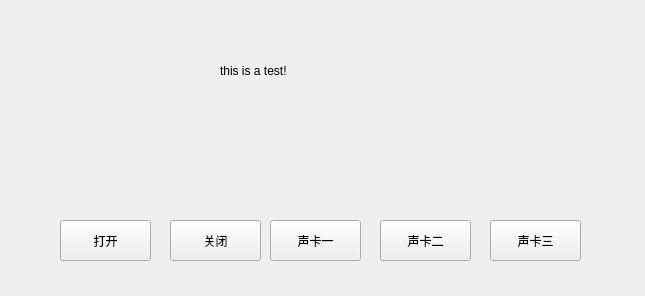
<?xml version="1.0" encoding="UTF-8"?>
<ui version="4.0">
 <class>Widget</class>
 <widget class="QWidget" name="Widget">
  <property name="geometry">
   <rect>
    <x>0</x>
    <y>0</y>
    <width>645</width>
    <height>296</height>
   </rect>
  </property>
  <property name="windowTitle">
   <string>Widget</string>
  </property>
  <widget class="QPushButton" name="btnOpen">
   <property name="geometry">
    <rect>
     <x>60</x>
     <y>220</y>
     <width>91</width>
     <height>41</height>
    </rect>
   </property>
   <property name="text">
    <string>打开</string>
   </property>
  </widget>
  <widget class="QPushButton" name="btnClose">
   <property name="geometry">
    <rect>
     <x>170</x>
     <y>220</y>
     <width>91</width>
     <height>41</height>
    </rect>
   </property>
   <property name="text">
    <string>关闭</string>
   </property>
  </widget>
  <widget class="QPushButton" name="btnAudio1">
   <property name="geometry">
    <rect>
     <x>270</x>
     <y>220</y>
     <width>91</width>
     <height>41</height>
    </rect>
   </property>
   <property name="text">
    <string>声卡一</string>
   </property>
  </widget>
  <widget class="QPushButton" name="btnAudio2">
   <property name="geometry">
    <rect>
     <x>380</x>
     <y>220</y>
     <width>91</width>
     <height>41</height>
    </rect>
   </property>
   <property name="text">
    <string>声卡二</string>
   </property>
  </widget>
  <widget class="QPushButton" name="btnAudio3">
   <property name="geometry">
    <rect>
     <x>490</x>
     <y>220</y>
     <width>91</width>
     <height>41</height>
    </rect>
   </property>
   <property name="text">
    <string>声卡三</string>
   </property>
  </widget>
  <widget class="QLabel" name="labelStatus">
   <property name="geometry">
    <rect>
     <x>220</x>
     <y>50</y>
     <width>221</width>
     <height>41</height>
    </rect>
   </property>
   <property name="text">
    <string>this is a test!</string>
   </property>
  </widget>
 </widget>
 <resources/>
 <connections/>
</ui>
